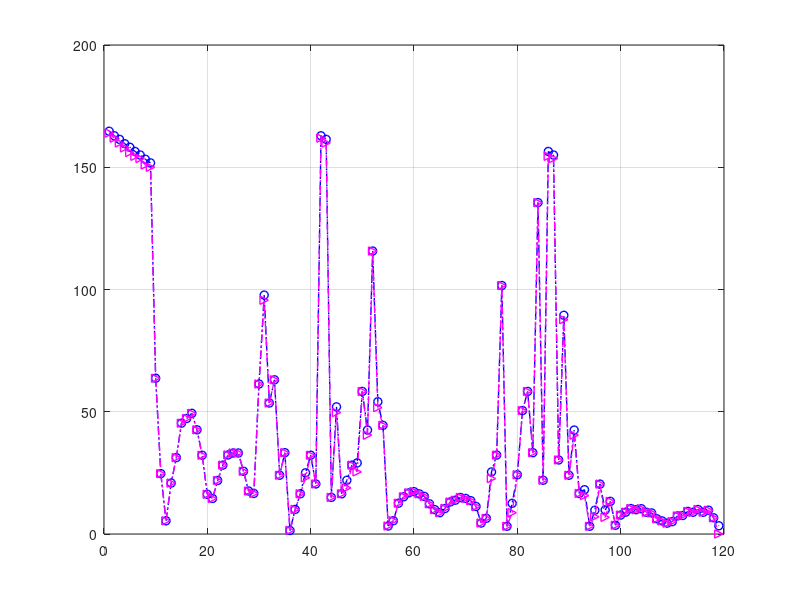

Reproduce this figure in MATLAB. (Note: this script raises an error after producing the figure.)
%%%%%%%%%%%%%%%%%%%%%%%%%%%%%%%%%%%%%%%%%%%%%%%%%%%%%%%%%%%%%%%%%%%%%%%%%
% RMSE - Flight distance graph
%%%%%%%%%%%%%%%%%%%%%%%%%%%%%%%%%%%%%%%%%%%%%%%%%%%%%%%%%%%%%%%%%%%%%%%%%

clear all; close all; clc;

load('al3.mat')
al1 = de;

load('al32.mat')
al2 = de;


plot(1:119, al1(:,1), 'b-.o', 'LineWidth',1); hold on; grid on;
plot(1:119, al2(:,1), 'm-.>', 'LineWidth',1); 

title('Algorithm 3', FontSize=20)
xlabel('Number of Drone hops (30m per a hop)', FontSize=20)
ylabel('RMSE', FontSize=20)

legend("Fixed", "Dynamic", FontSize=20);